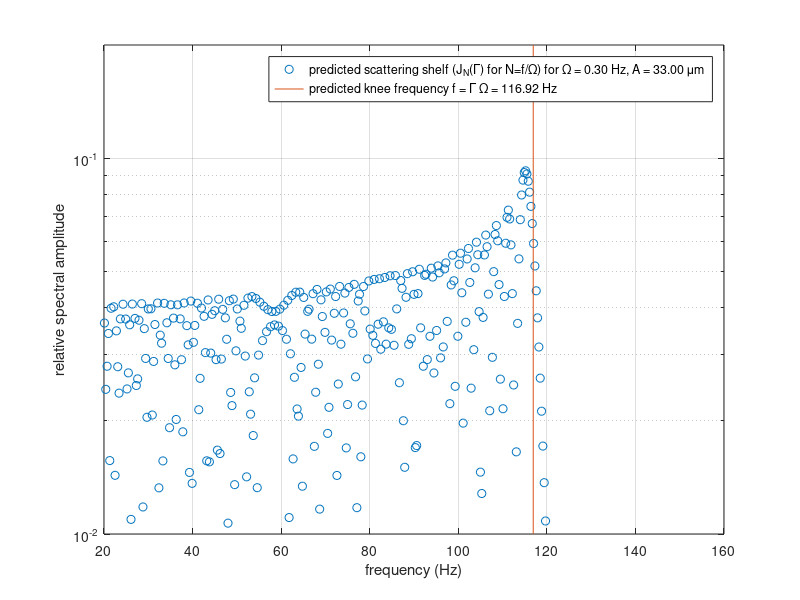

The MATLAB script that drew this image:

Omega  =    0.3 * 2 * pi;  % Phase modulation frequency (radians/second)
A      =   33.0e-6; % Excitation amplitude (meters)
lambda = 1064e-9; % Laser wavelength (meters)

% Find the modulation index
Gamma = 4*pi*A/lambda

% Plot the resulting spectrum
N = 3000;
f = Omega*(1:N)/(2*pi);
spectrum = abs(besselj(1:N,Gamma));
semilogy(f, spectrum,'o')
ylim([1e-2 2e-1])
xlim([20 160])
fmax = 4*pi*(A/lambda)*Omega / (2*pi)

xlabel('frequency (Hz)');
ylabel('relative spectral amplitude');
line([fmax fmax], get(gca,'YLim'));
%axis tight;
grid on;

L = findobj(gcf, 'Tag', 'legend');
s = get(L, 'String');

s = [s, ...
     {sprintf('predicted scattering shelf (J_N(\\Gamma) for N=f/\\Omega) for \\Omega = %0.2f Hz, A = %0.2f {\\mu}m', ...
     Omega/(2*pi), A/1e-6)}, ...
     {sprintf('predicted knee frequency f = \\Gamma \\Omega = %0.2f Hz', fmax)}];
 
legend(s)

hold all
